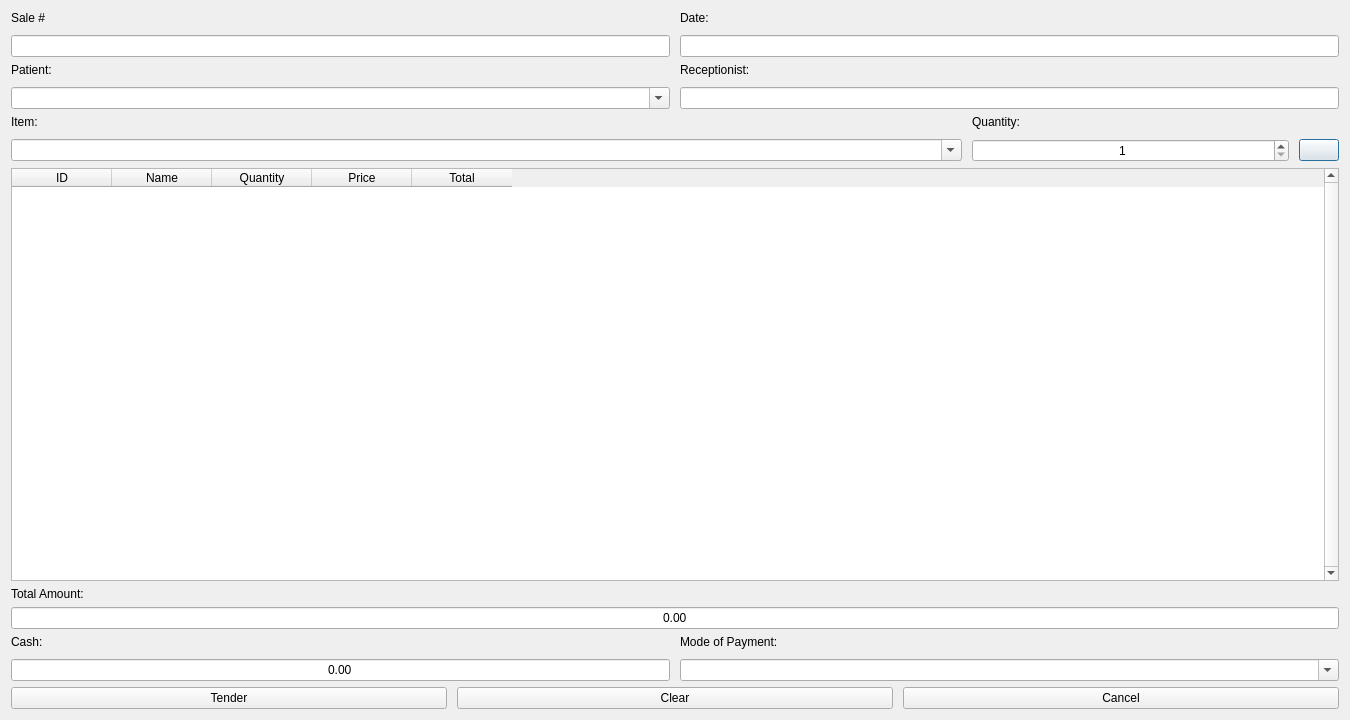
<?xml version="1.0" encoding="UTF-8"?>
<ui version="4.0">
 <class>SaleDialog</class>
 <widget class="QDialog" name="SaleDialog">
  <property name="geometry">
   <rect>
    <x>0</x>
    <y>0</y>
    <width>1350</width>
    <height>720</height>
   </rect>
  </property>
  <property name="minimumSize">
   <size>
    <width>1350</width>
    <height>720</height>
   </size>
  </property>
  <property name="maximumSize">
   <size>
    <width>1350</width>
    <height>720</height>
   </size>
  </property>
  <property name="windowTitle">
   <string>Chan Pediatric Clinic</string>
  </property>
  <property name="windowIcon">
   <iconset resource="../Resource/resource.qrc">
    <normaloff>:/window_icon.ico</normaloff>:/window_icon.ico</iconset>
  </property>
  <layout class="QVBoxLayout" name="verticalLayout">
   <item>
    <layout class="QGridLayout" name="glo_order_id_date">
     <property name="spacing">
      <number>10</number>
     </property>
     <item row="0" column="0">
      <widget class="QLabel" name="lbl_sale_id">
       <property name="text">
        <string>Sale #</string>
       </property>
      </widget>
     </item>
     <item row="0" column="1">
      <widget class="QLabel" name="lbl_date">
       <property name="text">
        <string>Date:</string>
       </property>
      </widget>
     </item>
     <item row="1" column="0">
      <widget class="QLineEdit" name="lnedit_id">
       <property name="alignment">
        <set>Qt::AlignCenter</set>
       </property>
       <property name="readOnly">
        <bool>true</bool>
       </property>
      </widget>
     </item>
     <item row="1" column="1">
      <widget class="QLineEdit" name="lnedit_date">
       <property name="alignment">
        <set>Qt::AlignCenter</set>
       </property>
       <property name="readOnly">
        <bool>true</bool>
       </property>
      </widget>
     </item>
    </layout>
   </item>
   <item>
    <layout class="QGridLayout" name="glo_patient_receptionist" columnstretch="1,1">
     <property name="spacing">
      <number>10</number>
     </property>
     <item row="0" column="0">
      <widget class="QLabel" name="lbl_patient_name">
       <property name="text">
        <string>Patient:</string>
       </property>
      </widget>
     </item>
     <item row="0" column="1">
      <widget class="QLabel" name="lbl_receptionist_name">
       <property name="text">
        <string>Receptionist:</string>
       </property>
      </widget>
     </item>
     <item row="1" column="0">
      <widget class="QComboBox" name="cmbbx_patient_name">
       <property name="editable">
        <bool>true</bool>
       </property>
      </widget>
     </item>
     <item row="1" column="1">
      <widget class="QLineEdit" name="lnedit_receptionist_name">
       <property name="alignment">
        <set>Qt::AlignCenter</set>
       </property>
       <property name="readOnly">
        <bool>true</bool>
       </property>
      </widget>
     </item>
    </layout>
   </item>
   <item>
    <layout class="QGridLayout" name="glo_item_name_quantity" columnstretch="3,0,1,0">
     <property name="spacing">
      <number>10</number>
     </property>
     <item row="0" column="0">
      <widget class="QLabel" name="lbl_item_name">
       <property name="text">
        <string>Item:</string>
       </property>
      </widget>
     </item>
     <item row="0" column="2">
      <widget class="QLabel" name="lbl_quantity">
       <property name="text">
        <string>Quantity:</string>
       </property>
      </widget>
     </item>
     <item row="1" column="0">
      <widget class="QComboBox" name="cmbbx_item_name">
       <property name="editable">
        <bool>true</bool>
       </property>
      </widget>
     </item>
     <item row="1" column="3">
      <widget class="QPushButton" name="pshbtn_add_to_cart">
       <property name="cursor">
        <cursorShape>PointingHandCursor</cursorShape>
       </property>
       <property name="text">
        <string/>
       </property>
       <property name="icon">
        <iconset resource="../Resource/resource.qrc">
         <normaloff>:/add_to_cart.png</normaloff>:/add_to_cart.png</iconset>
       </property>
      </widget>
     </item>
     <item row="1" column="2">
      <widget class="QSpinBox" name="spnbx_quantity">
       <property name="alignment">
        <set>Qt::AlignCenter</set>
       </property>
       <property name="suffix">
        <string/>
       </property>
       <property name="minimum">
        <number>1</number>
       </property>
       <property name="maximum">
        <number>999</number>
       </property>
      </widget>
     </item>
    </layout>
   </item>
   <item>
    <widget class="QTableWidget" name="tblwdgt_cart">
     <property name="verticalScrollBarPolicy">
      <enum>Qt::ScrollBarAlwaysOn</enum>
     </property>
     <property name="horizontalScrollBarPolicy">
      <enum>Qt::ScrollBarAlwaysOff</enum>
     </property>
     <property name="sizeAdjustPolicy">
      <enum>QAbstractScrollArea::AdjustToContents</enum>
     </property>
     <property name="editTriggers">
      <set>QAbstractItemView::NoEditTriggers</set>
     </property>
     <property name="alternatingRowColors">
      <bool>true</bool>
     </property>
     <property name="selectionMode">
      <enum>QAbstractItemView::SingleSelection</enum>
     </property>
     <property name="selectionBehavior">
      <enum>QAbstractItemView::SelectRows</enum>
     </property>
     <property name="cornerButtonEnabled">
      <bool>false</bool>
     </property>
     <attribute name="horizontalHeaderHighlightSections">
      <bool>false</bool>
     </attribute>
     <attribute name="verticalHeaderVisible">
      <bool>false</bool>
     </attribute>
     <column>
      <property name="text">
       <string>ID</string>
      </property>
     </column>
     <column>
      <property name="text">
       <string>Name</string>
      </property>
     </column>
     <column>
      <property name="text">
       <string>Quantity</string>
      </property>
     </column>
     <column>
      <property name="text">
       <string>Price</string>
      </property>
     </column>
     <column>
      <property name="text">
       <string>Total</string>
      </property>
     </column>
    </widget>
   </item>
   <item>
    <widget class="QLabel" name="lbl_total_amount">
     <property name="text">
      <string>Total Amount:</string>
     </property>
    </widget>
   </item>
   <item>
    <widget class="QLineEdit" name="lnedit_total_amount">
     <property name="text">
      <string>0.00</string>
     </property>
     <property name="alignment">
      <set>Qt::AlignCenter</set>
     </property>
     <property name="readOnly">
      <bool>true</bool>
     </property>
    </widget>
   </item>
   <item>
    <layout class="QGridLayout" name="glo_cash_mop" columnstretch="1,1">
     <property name="spacing">
      <number>10</number>
     </property>
     <item row="0" column="0">
      <widget class="QLabel" name="lbl_cash">
       <property name="text">
        <string>Cash:</string>
       </property>
      </widget>
     </item>
     <item row="0" column="1">
      <widget class="QLabel" name="lbl_mode_of_payment">
       <property name="text">
        <string>Mode of Payment:</string>
       </property>
      </widget>
     </item>
     <item row="1" column="0">
      <widget class="QLineEdit" name="lnedit_cash">
       <property name="text">
        <string>0.00</string>
       </property>
       <property name="alignment">
        <set>Qt::AlignCenter</set>
       </property>
      </widget>
     </item>
     <item row="1" column="1">
      <widget class="QComboBox" name="cmbbx_mode_of_payment">
       <property name="editable">
        <bool>true</bool>
       </property>
      </widget>
     </item>
    </layout>
   </item>
   <item>
    <layout class="QHBoxLayout" name="hlo_dialog_buttons" stretch="1,1,1">
     <property name="spacing">
      <number>10</number>
     </property>
     <item>
      <widget class="QPushButton" name="pshbtn_tender">
       <property name="cursor">
        <cursorShape>PointingHandCursor</cursorShape>
       </property>
       <property name="text">
        <string>Tender</string>
       </property>
      </widget>
     </item>
     <item>
      <widget class="QPushButton" name="pshbtn_clear">
       <property name="cursor">
        <cursorShape>PointingHandCursor</cursorShape>
       </property>
       <property name="text">
        <string>Clear</string>
       </property>
      </widget>
     </item>
     <item>
      <widget class="QPushButton" name="pshbtn_cancel">
       <property name="cursor">
        <cursorShape>PointingHandCursor</cursorShape>
       </property>
       <property name="text">
        <string>Cancel</string>
       </property>
      </widget>
     </item>
    </layout>
   </item>
  </layout>
 </widget>
 <resources>
  <include location="../Resource/resource.qrc"/>
 </resources>
 <connections/>
</ui>
